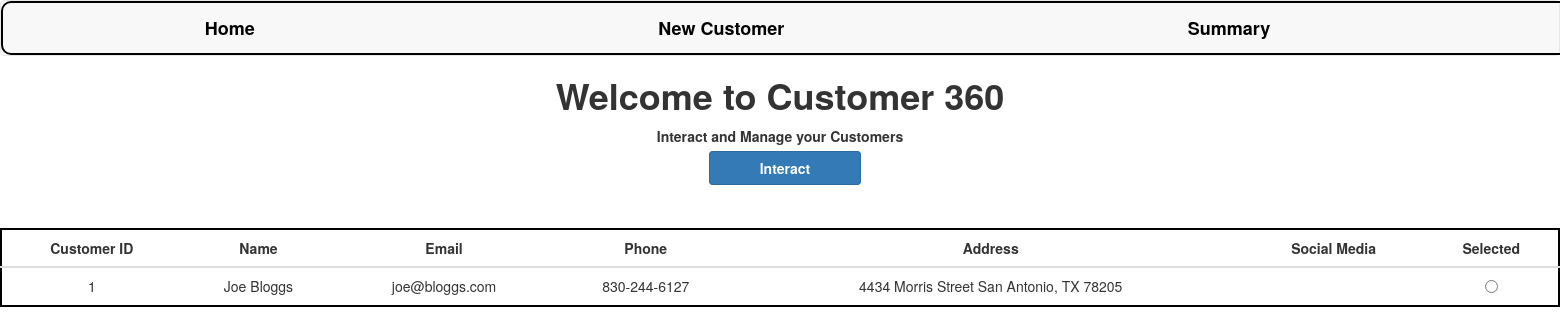
Before: / with the older database file.
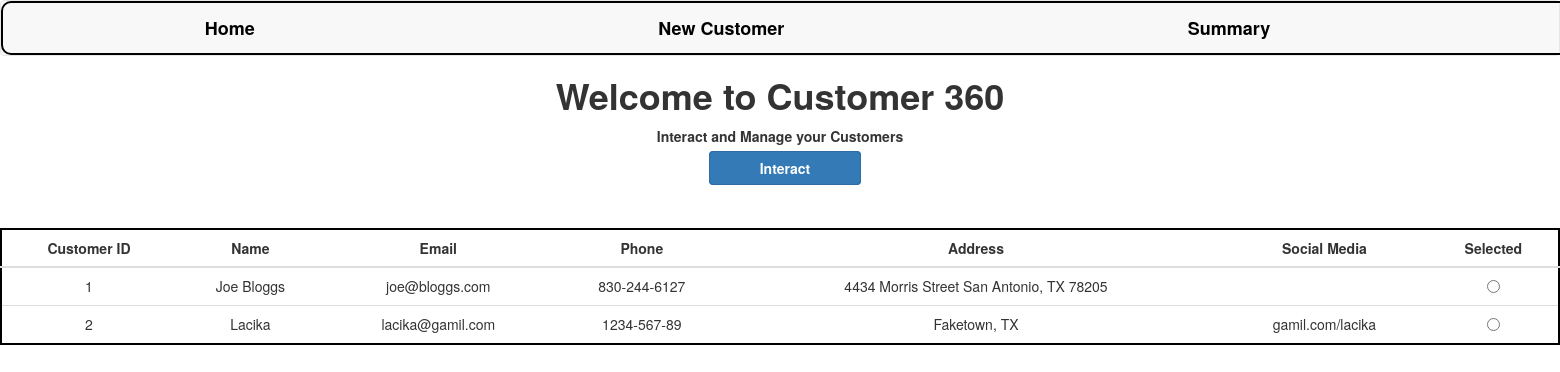
After: the same page with the newer database file.
### customer360/models.py (models this page shows, shortened)
class Customer(models.Model):
    id = models.AutoField(primary_key=True)
    name = models.CharField(max_length=100)
    email = models.EmailField(max_length=100)
    phone = models.CharField(max_length=20)
    address = models.CharField(max_length=200)
    social_media = models.CharField(max_length=100, blank=True)

### customer360/views.py (the view)
# urls.py: path('',views.index,name="index"),
def index(request):
    customers = Customer.objects.all()
    context = {"customers":customers}
    return render(request,"index.html",context=context)

### customer360/templates/index.html (shortened to what this page needs)
{% extends 'base.html' %}
{% load static %}
{% block content %}
<html>
    <head>
    </head>
    <body>
        <h1>Welcome to Customer 360</h1>
        <p>Interact and Manage your Customers</p>
        <a class="btn btn-primary" style="font-weight:bold; display:inline" onclick="set_customer()">Interact</a>
        <table class="table">
            <thead>
                <tr>
                    <th>Customer ID</th>
                    <th>Name</th>
                    <th>Email</th>
                    <th>Phone</th>
                    <th>Address</th>
                    <th>Social Media</th>
                    <th>Selected</th>
                </tr>
            </thead>
            <tbody>
                {% for customer in customers %}
                    <tr>
                        <td>{{customer.id }}</td>
                        <td>{{customer.name }}</td>
                        <td>{{customer.email }}</td>
                        <td>{{customer.phone }}</td>
                        <td>{{customer.address }}</td>
                        <td>{{customer.social_media }}</td>
                        <td>
                            <input type="radio" name="selected_customers" value="{{ customer.id }}">
                        </td>
                    </tr>
                {% endfor %}
            </tbody>
        </table>
    </body>
</html>
{% endblock content %}

### customer360/templates/base.html (shortened to what this page needs)
{% load static %}
<!DOCTYPE html>
<html>
    <head>
        <link rel="stylesheet" href="https://maxcdn.bootstrapcdn.com/bootstrap/3.4.1/css/bootstrap.min.css">
        <link rel="stylesheet" href="{% static 'css/main.css' %}">
    </head>
    <body>
        <nav class="navbar navbar-default">
                <ul class="nav navbar-nav">
                    <li>
                        <a style="color:black;" href="/">Home</a>
                    </li>
                    <li>
                        <a  style="color:black;" href="/create">New Customer</a>
                    </li>
                    <li>
                        <a style="color:black;" href="/summary">Summary</a>
                    </li>
                </ul>
        </nav>
        {% block content %}
        {% endblock %}
    </body>
</html>

### static/css/main.css (style rules this page uses)
body { text-align: center; margin: auto; }
h1,p { font-weight: bold; }
table { margin: auto; border: 2px solid #000000; margin-top: 50px; border-radius: 15px; background-color: white; text-align: center; }
th { text-align: center; }
.nav { width: 200%; border: 2px solid black; border-radius: 10px; }
.nav li { margin-right: 6%; margin-left: 6%; font-size: large; font-weight: bold; }
.btn { display: flex; margin-top: 10px; margin-bottom: 10px; padding-left: 50px; padding-right: 50px; text-align: left; margin-left: 10px; }

Changed rows visible on the page:
added Customer: id "2", name "Lacika", email "lacika@gamil.com", phone "1234-567-89", address "Faketown, TX", social_media "gamil.com/lacika"
